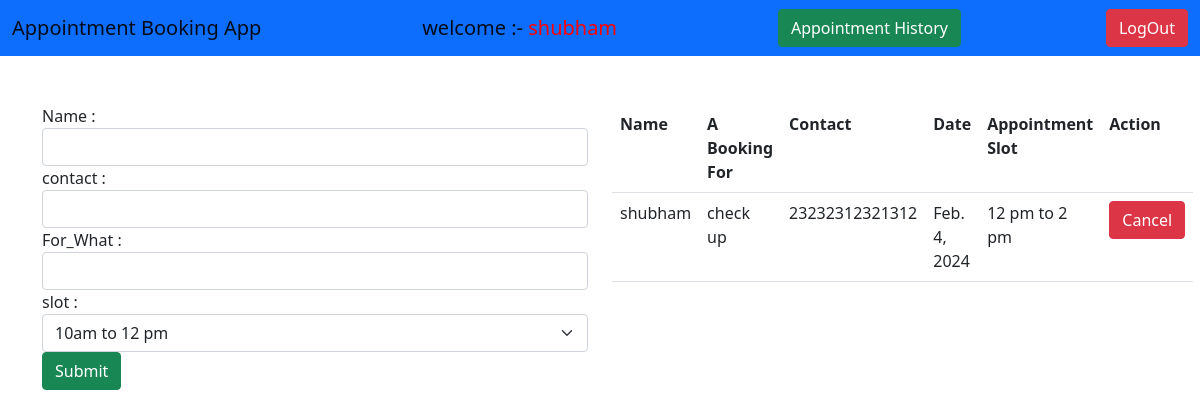
Before: /appoint/ (signed in) with the older database file.
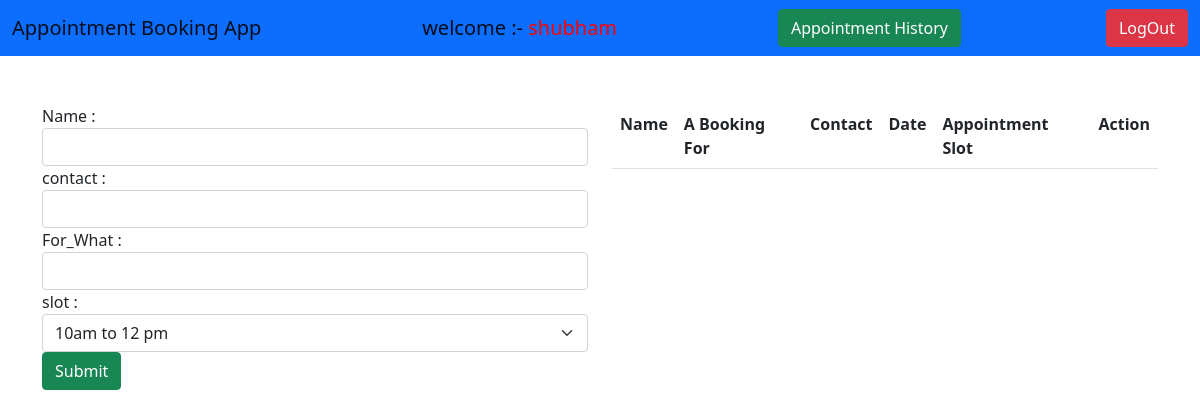
After: the same page with the newer database file.
### myapp/models.py (models this page shows)
class Appointment(models.Model):
    user = models.ForeignKey(User,on_delete=models.CASCADE,null=True)
    name = models.CharField(max_length=100,null=True)
    contact = models.CharField(max_length=100,null=True)
    date = models.DateField(auto_now=True)
    time = models.TimeField(auto_now=True,null=True)
    reason = models.CharField(max_length=100,null=True)
    slot = models.CharField(max_length=100,null=True)

### myapp/views.py (the view, shortened to what this page needs)
# urls.py: path('appoint/',views.Appointment1,name='appoint'),
def Appointment1(request):
    if request.user.is_authenticated:
        slots = Slots.objects.all().values_list('slot',flat=True)
        aslots = Appointment.objects.all().values_list('slot',flat=True)
        slots =list(slots)
        aslots = list(aslots)
        data = Appointment.objects.filter(user_id=request.user)
        msg = len(aslots)
        username = request.user
        history = AppointmentHistory.objects.filter(user=request.user.id)
        return render(request,'appointment.html',{'msg':msg,'data':data,'slots':slots,'aslots':aslots,'username':username,'history':history})
    else:
        return HttpResponseRedirect('/login/')

### myapp/templates/appointment.html (shortened to what this page needs)
{% extends 'index.html' %}
{% block content %}
<div class="container mt-5">
    <div class="row">
        <div class="col-lg-6">
            <form action="" method="post">
                Name : <input type="text" name="name" class="form-control" />
                contact : <input type="number" name="cnumber" class="form-control" />
                For_What : <input type="text" name="what" class="form-control" />
                slot : <select name='slot' class='form-select'>
                    {% for i in slots %}
                        {% if i not in aslots %}
                          <option>{{i}}</option>
                        {% endif %}
                    {% endfor %}
                        </select>
                <input type="submit" value="Submit" class="btn btn-success" />
            </form>
        </div>
        <div class="col-lg-6">
            <table class="table table-hover">
                <tr>
                    <th>Name</th>
                    <th>A Booking For</th>
                    <th>Contact</th>
                    <th>Date</th>
                    <th>Appointment Slot</th>
                    <th>Action</th>
                </tr>
                {% for i in data %}
                <tr>
                    <td>{{i.name}}</td>
                    <td>{{i.reason}}</td>
                    <td>{{i.contact}}</td>
                    <td>{{i.date}}</td>
                    <td>{{i.slot}}</td>
                    <td>
                        <a href="{% url 'cancel' i.id %}"><button class="btn btn-danger">Cancel</button></a>
                    </td>
                </tr>
                {% endfor %}
            </table>
        </div>
    </div>
</div>
{% endblock %}

### myapp/templates/index.html (shortened to what this page needs)
<!DOCTYPE html>
<html lang="en">
<head>
    <link href="https://cdn.jsdelivr.net/npm/bootstrap@5.0.2/dist/css/bootstrap.min.css" rel="stylesheet">
</head>
<body>
    <nav class="navbar navbar-light bg-primary">
        <div class="container-fluid">
          <a class="navbar-brand" href="">Appointment Booking App </a>
          <a class="navbar-brand" href="">welcome :- <span style="color:red">{{username}}</span>  </a>
          <a href="" class="btn btn-success" onmouseover="show()" >Appointment History</a>
          <a href="{% url 'logout' %}" class="btn btn-danger">LogOut</a>
        </div>
    </nav>
    {% block content %}{% endblock %}
</body>
</html>

Changed rows visible on the page:
removed Appointment: name "shubham", reason "check up", contact "23232312321312", date "Feb. 4, 2024", slot "12 pm to 2 pm"
